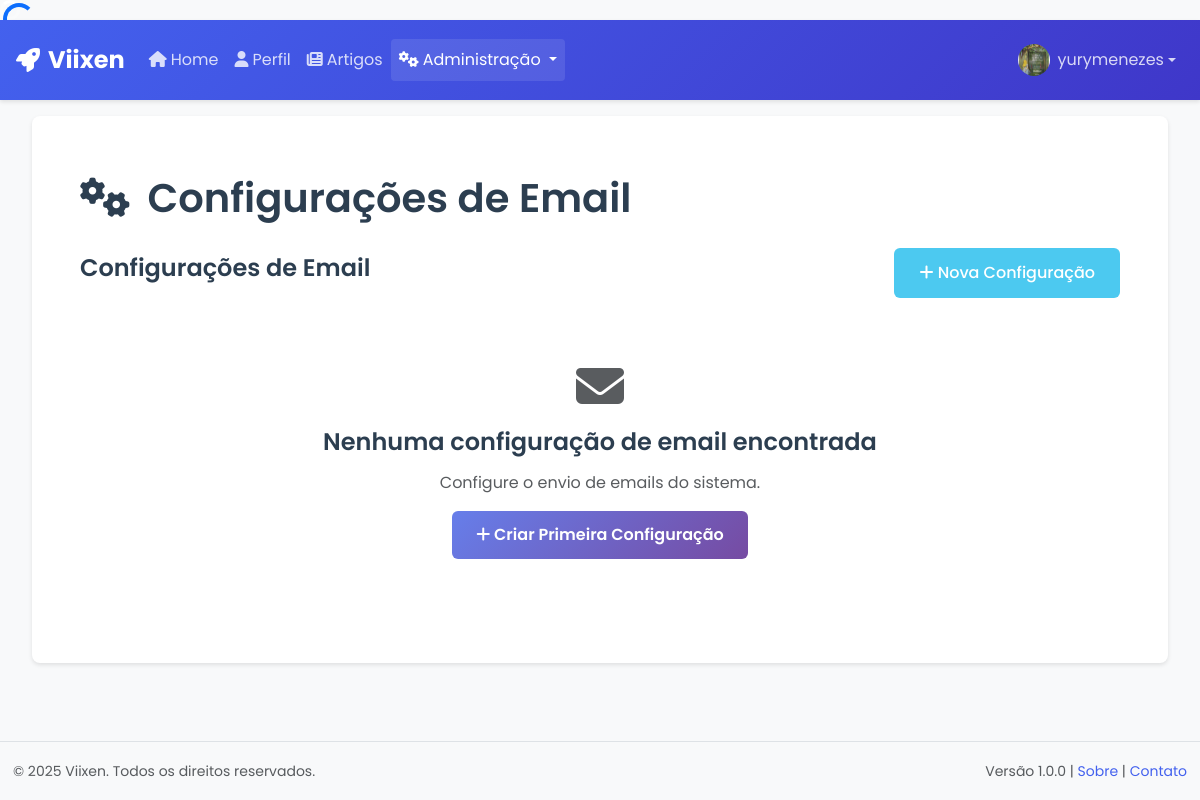
Before: /config/email/ (signed in) with the older database file.
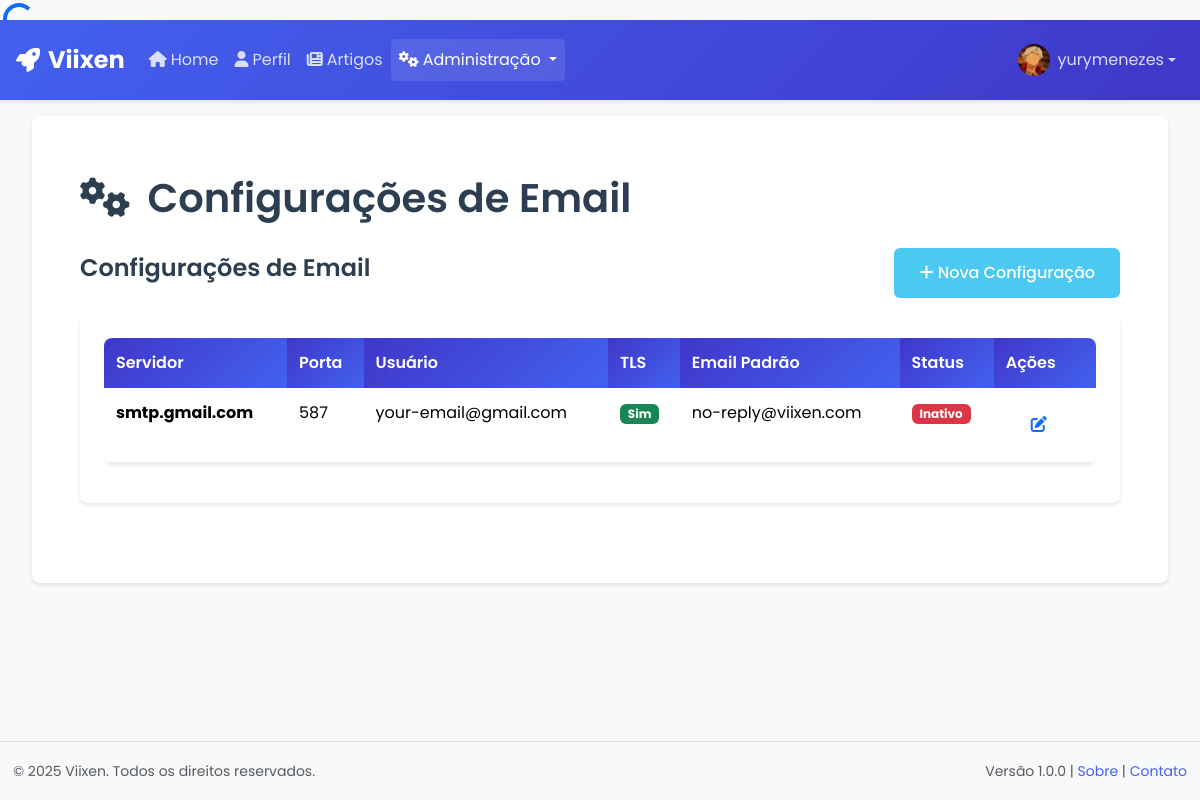
After: the same page with the newer database file.
### apps/accounts/models.py (models this page shows, shortened)
class CustomUser(AbstractUser):
    avatar = models.ImageField(
        upload_to=avatar_upload_path,
        blank=True,
        null=True,
        validators=[FileExtensionValidator(allowed_extensions=['jpg', 'jpeg', 'png', 'gif'])]
    )
    bio = models.TextField(blank=True, max_length=500)
    cargo = models.ForeignKey(Cargo, on_delete=models.SET_NULL, null=True, blank=True, related_name='usuarios')
    departamento = models.ForeignKey(Departamento, on_delete=models.SET_NULL, null=True, blank=True, related_name='usuarios')
    data_nascimento = models.DateField(blank=True, null=True)
    telefone = models.CharField(max_length=20, blank=True)
    is_active = models.BooleanField(default=False)
    email_verificado = models.BooleanField(default=False)  # Tornar default explícito
    ultimo_login_social = models.DateTimeField(null=True, blank=True)
    provedor_social = models.CharField(max_length=30, blank=True)
    uid_social = models.CharField(max_length=255, blank=True)
    codigo_ativacao = models.CharField(max_length=6, blank=True, null=True)
    codigo_ativacao_criado_em = models.DateTimeField(null=True, blank=True)
    tentativas_codigo = models.IntegerField(default=0)
    class Meta:
        verbose_name = 'Usuário'
        verbose_name_plural = 'Usuários'
    def get_nome_completo(self):
        return f"{self.first_name} {self.last_name}".strip()
    def get_full_name(self):
        return self.get_nome_completo()

### apps/config/models.py (models this page shows, shortened)
class SystemConfig(models.Model):
    site_name = models.CharField(max_length=100)
    slug = models.SlugField(max_length=60, unique=True, blank=True, default='system-config')
    site_description = models.TextField()
    maintenance_mode = models.BooleanField(default=False)
    allow_registration = models.BooleanField(default=True)
    require_email_verification = models.BooleanField(default=True)
    enable_app_management = models.BooleanField(default=True, help_text="Permite ativar/desativar módulos")
    logo_principal = models.ImageField(
        upload_to='logos/',
        blank=True,
        null=True,
        validators=[validate_logo_image],
        help_text="Logo principal do site (PNG, JPG, SVG, WEBP - máx. 5MB, 50x50 a 2000x2000px)"
    )
    favicon = models.ImageField(
        upload_to='favicons/',
        blank=True,
        null=True,
        validators=[validate_favicon_image],
        help_text="Favicon do site (ICO, PNG, JPG, SVG - máx. 1MB, 16x16 a 512x512px, preferencialmente quadrado)"
    )
    THEME_CHOICES = [
        ('default', 'Padrão'),
        ('dark', 'Escuro'),
        ('light', 'Claro'),
        ('corporate', 'Corporativo'),
        ('modern', 'Moderno'),
        ('minimal', 'Minimalista'),
        ('custom', 'Personalizado'),
    ]
    theme = models.CharField(
        max_length=20,
        choices=THEME_CHOICES,
        default='default',
        help_text="Tema visual do sistema"
    )
    primary_color = models.CharField(
        max_length=7,
        default='#4361ee',
        help_text="Cor primária (hex) - ex: #4361ee"
    )
    secondary_color = models.CharField(
        max_length=7,
        default='#6c757d',
        help_text="Cor secundária (hex) - ex: #6c757d"
    )
    accent_color = models.CharField(
        max_length=7,
        default='#4cc9f0',
        help_text="Cor de destaque (hex) - ex: #4cc9f0"
    )
    sidebar_style = models.CharField(
        max_length=20,
        choices=[
            ('fixed', 'Fixo'),
            ('collapsible', 'Recolhível'),
            ('overlay', 'Sobreposição'),
            ('mini', 'Mini'),
        ],
        default='fixed',
        help_text="Estilo da barra lateral"
    )
    header_style = models.CharField(
        max_length=20,
        choices=[
            ('fixed', 'Fixo'),
            ('static', 'Estático'),
            ('transparent', 'Transparente'),
        ],
        default='fixed',
        help_text="Estilo do cabeçalho"
    )
    enable_dark_mode_toggle = models.BooleanField(
        default=True,
        help_text="Permitir alternância entre modo claro/escuro"
    )
    enable_breadcrumbs = models.BooleanField(
        default=True,
        help_text="Exibir breadcrumbs de navegação"
    )
    enable_search = models.BooleanField(
        default=True,
        help_text="Habilitar busca global"
    )
    meta_keywords = models.TextField(
        blank=True,
        help_text="Palavras-chave para SEO (separadas por vírgula)"
    )
    meta_author = models.CharField(
        max_length=100,
        blank=True,
        help_text="Autor do site para meta tags"
    )
    google_analytics_id = models.CharField(
        max_length=20,
        blank=True,
        help_text="ID do Google Analytics (ex: GA-XXXXXXXXX-X)"
    )
    enable_notifications = models.BooleanField(
        default=True,
        help_text="Habilitar sistema de notificações"
    )
    notification_position = models.CharField(
        max_length=20,
        choices=[
            ('top-right', 'Superior Direita'),
            ('top-left', 'Superior Esquerda'),
            ('bottom-right', 'Inferior Direita'),
            ('bottom-left', 'Inferior Esquerda'),
            ('top-center', 'Superior Centro'),
            ('bottom-center', 'Inferior Centro'),
        ],
        default='top-right',
        help_text="Posição das notificações"
    )
    created_at = models.DateTimeField(auto_now_add=True)
    updated_at = models.DateTimeField(auto_now=True)
    def get_logo_url(self):
        if self.logo_principal and hasattr(self.logo_principal, 'url'):
            return self.logo_principal.url
        return None
    def get_favicon_url(self):
        if self.favicon and hasattr(self.favicon, 'url'):
            return self.favicon.url
        return None
    def has_custom_branding(self):
        return bool(self.logo_principal or self.favicon)
    class Meta:
        verbose_name = 'Configuração do Sistema'
        verbose_name_plural = 'Configurações do Sistema'

class EmailConfig(models.Model):
    email_host = models.CharField(max_length=255)
    slug = models.SlugField(max_length=60, unique=True, blank=True, default='email-config')
    email_port = models.IntegerField()
    email_host_user = models.CharField(max_length=255)
    email_host_password = models.CharField(max_length=500)  # Aumentado para acomodar texto criptografado
    email_use_tls = models.BooleanField(default=True)
    default_from_email = models.EmailField()
    is_active = models.BooleanField(default=True)
    created_at = models.DateTimeField(auto_now_add=True)
    updated_at = models.DateTimeField(auto_now=True)
    _password_plain = None
    class Meta:
        verbose_name = 'Configuração de Email'
        verbose_name_plural = 'Configurações de Email'

### apps/config/views.py (the view)
# urls.py: path('email/', EmailConfigListView.as_view(), name='email-list'),
@method_decorator(staff_required, name='dispatch')
class EmailConfigListView(ListView):
    model = EmailConfig
    template_name = 'config/email_config_list.html'
    context_object_name = 'email_configs'
    ordering = ['-is_active', 'email_host']

### apps/config/views.py (called while the page is built)
def staff_required(view_func):
    def _wrapped_view(request, *args, **kwargs):
        if not request.user.is_authenticated:
            from django.contrib.auth.views import redirect_to_login
            return redirect_to_login(request.get_full_path())
        if not request.user.is_staff:
            raise PermissionDenied("Você precisa ser um usuário staff para acessar esta página.")
        return view_func(request, *args, **kwargs)
    return _wrapped_view

### apps/pages/context_processors.py (called while the page is built)
def layout_context(request):
    return {
        'current_theme': getattr(settings, 'CURRENT_THEME', 'default'),
        'site_name': getattr(settings, 'SITE_NAME', 'Viixen'),
        'site_description': getattr(settings, 'SITE_DESCRIPTION', 'Sistema de Gerenciamento'),
        'layout_config': {
            'show_sidebar': True,
            'show_footer': True,
            'show_breadcrumb': True,
            'container_fluid': True,
        }
    }

### apps/config/templates/config/email_config_list.html (shortened to what this page needs)
{% extends "config/base_config.html" %}
{% block config_title %}Configurações de Email{% endblock %}
{% block config_content %}
<div class="d-flex justify-content-between align-items-center mb-3">
    <h4>Configurações de Email</h4>
    <a href="{% url 'config:email-create' %}" class="btn btn-success">
        <i class="fas fa-plus"></i> Nova Configuração
    </a>
</div>
{% if email_configs %}
    <div class="card">
        <div class="card-body">
            <div class="table-responsive">
                <table class="table table-hover">
                    <thead class="table-light">
                        <tr>
                            <th>Servidor</th>
                            <th>Porta</th>
                            <th>Usuário</th>
                            <th>TLS</th>
                            <th>Email Padrão</th>
                            <th>Status</th>
                            <th>Ações</th>
                        </tr>
                    </thead>
                    <tbody>
                        {% for config in email_configs %}
                            <tr>
                                <td><strong>{{ config.email_host }}</strong></td>
                                <td>{{ config.email_port }}</td>
                                <td>{{ config.email_host_user|default:"-" }}</td>
                                <td>
                                    {% if config.email_use_tls %}
                                        <span class="badge bg-success">Sim</span>
                                    {% else %}
                                        <span class="badge bg-secondary">Não</span>
                                    {% endif %}
                                </td>
                                <td>{{ config.default_from_email }}</td>
                                <td>
                                    {% if config.is_active %}
                                        <span class="badge bg-success">Ativo</span>
                                    {% else %}
                                        <span class="badge bg-danger">Inativo</span>
                                    {% endif %}
                                </td>
                                <td>
                                    <div class="btn-group btn-group-sm">
                                        <a href="{% url 'config:email-update' config.slug %}" class="btn btn-outline-primary" title="Editar">
                                            <i class="fas fa-edit"></i>
                                        </a>
                                    </div>
                                </td>
                            </tr>
                        {% endfor %}
                    </tbody>
                </table>
            </div>
        </div>
    </div>
{% else %}
    <div class="text-center py-5">
        <i class="fas fa-envelope fa-3x text-muted mb-3"></i>
        <h4>Nenhuma configuração de email encontrada</h4>
        <p class="text-muted">Configure o envio de emails do sistema.</p>
        <a href="{% url 'config:email-create' %}" class="btn btn-primary">
            <i class="fas fa-plus"></i> Criar Primeira Configuração
        </a>
    </div>
{% endif %}
{% endblock %}

### apps/pages/templates/base.html (shortened to what this page needs)
<!DOCTYPE html>
<html lang="pt-BR">
<head>
    {% include 'partials/_head.html' %}
</head>
<body class="{% block body_class %}{% endblock %}">
    <div id="loading-spinner" class="loading-spinner">
        <div class="spinner-border text-primary" role="status">
        </div>
    </div>
    {% include 'partials/_nav.html' %}
    <div class="container-fluid">
        <main class="main-content" id="main-content">
            {% block content %}{% endblock %}
        </main>
    </div>
    <footer class="bg-light border-top mt-auto py-3">
        <div class="container-fluid">
            <div class="row align-items-center">
                <div class="col-md-6">
                    <small class="text-muted">
                        © {% now "Y" %} {{ system_config.site_name|default:'Viixen' }}. Todos os direitos reservados.
                    </small>
                </div>
                <div class="col-md-6 text-md-end">
                    <small class="text-muted">
                        Versão 1.0.0 |
                        <a href="{% url 'pages:sobre' %}" class="text-decoration-none">Sobre</a> |
                        <a href="{% url 'pages:contato' %}" class="text-decoration-none">Contato</a>
                    </small>
                </div>
            </div>
        </div>
    </footer>
</body>
</html>

### apps/pages/templates/partials/_nav.html (shortened to what this page needs)
<nav class="navbar navbar-expand-lg navbar-dark bg-primary sticky-top">
    <div class="container-fluid">
        <a class="navbar-brand d-flex align-items-center" href="{% url 'pages:home' %}">
            {% if system_config.logo_url %}
                <img src="{{ system_config.logo_url }}" alt="{{ system_config.site_name }}"
                     class="me-2" style="height: 32px; max-width: 120px; object-fit: contain;">
            {% else %}
                <i class="fas fa-rocket me-2"></i>
            {% endif %}
            <span class="d-none d-sm-inline">{{ system_config.site_name|default:'Viixen' }}</span>
        </a>
        <div class="collapse navbar-collapse" id="navbarNav">
            <ul class="navbar-nav me-auto">
                <li class="nav-item">
                    <a class="nav-link {% if request.resolver_match.url_name == 'home' %}active{% endif %}"
                       href="{% url 'pages:home' %}">
                        <i class="fas fa-home me-1"></i>Home
                    </a>
                </li>
                {% if user.is_authenticated %}
                    <li class="nav-item">
                        <a class="nav-link {% if 'accounts' in request.resolver_match.namespace %}active{% endif %}"
                           href="{% url 'accounts:profile' %}">
                            <i class="fas fa-user me-1"></i>Perfil
                        </a>
                    </li>
                    <li class="nav-item">
                        <a class="nav-link {% if 'articles' in request.resolver_match.namespace %}active{% endif %}"
                           href="{% url 'articles:home' %}">
                            <i class="fas fa-newspaper me-1"></i>Artigos
                        </a>
                    </li>
                {% endif %}
                {% if user.is_staff %}
                    <li class="nav-item dropdown">
                        <a class="nav-link dropdown-toggle {% if 'config' in request.resolver_match.namespace %}active{% endif %}"
                           href="#" role="button" data-bs-toggle="dropdown" aria-expanded="false">
                            <i class="fas fa-cogs me-1"></i>Administração
                        </a>
                    </li>
                {% endif %}
            </ul>
            <ul class="navbar-nav">
                {% if user.is_authenticated %}
                    <li class="nav-item dropdown">
                        <a class="nav-link dropdown-toggle d-flex align-items-center" href="#" role="button"
                           data-bs-toggle="dropdown" aria-expanded="false">
                            {% if user.avatar %}
                                <img src="{{ user.avatar.url }}" alt="Avatar" class="rounded-circle me-2"
                                     style="width: 32px; height: 32px; object-fit: cover;">
                            {% else %}
                                <div class="bg-secondary rounded-circle me-2 d-flex align-items-center justify-content-center"
                                     style="width: 32px; height: 32px;">
                                    <i class="fas fa-user text-white" style="font-size: 0.8rem;"></i>
                                </div>
                            {% endif %}
                            <span class="d-none d-md-inline">{{ user.get_full_name|default:user.username }}</span>
                        </a>
                    </li>
                {% endif %}
            </ul>
        </div>
    </div>
</nav>

Changed rows visible on the page:
added SystemConfig: site_name "Viixen"
changed CustomUser "yurymenezes": avatar: a different picture
added EmailConfig: email_host "smtp.gmail.com", email_port "587", email_host_user "your-email@gmail.com", email_use_tls "Sim", default_from_email "no-reply@viixen.com", is_active "Inativo"
Other visible differences:
{{ system_config.site_name|default:'Viixen' }}: "Viixen" → (not shown)
text no longer shown: "Nenhuma configuração de email encontrada Configure o envio de emails do sistema. Criar Primeira Configuração"
text now shown: "Servidor Porta Usuário TLS Email Padrão Status Ações"
